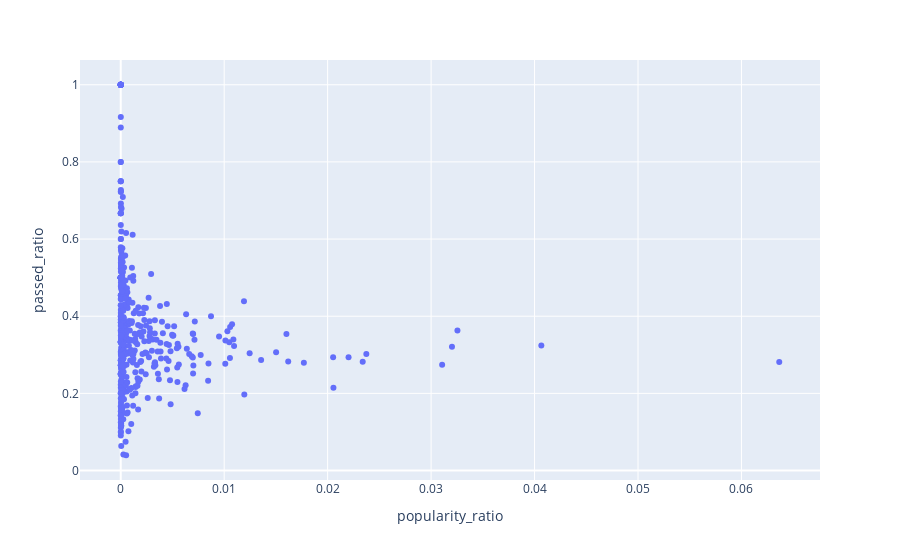

The notebook cell saved with this chart:
### Code cell
px.scatter(r1_3, x="popularity_ratio", y="passed_ratio", hover_name=r1_3.index, hover_data=["passed_ratio", "popularity_ratio", "total"])
# px.scatter(r1_3, x="popularity_ratio", y="passed_ratio", hover_name=r1_3.index, hover_data=["passed_ratio", "popularity_ratio", "total"], color="total", color_continuous_scale=px.colors.sequential.Burgyl_r)

### Figure 1 — Plotly figure (JSON) as saved in the notebook; plotly's stock layout.template omitted (floating-point values rounded to 4 significant figures; data arrays with more than 128 entries replaced by an {"elided": "..."} marker saying what was removed)
{"data": [{"customdata": {"elided": "523x1 float values"}, "hovertemplate": "<b>%{hovertext}</b><br><br>popularity_ratio=%{x}<br>passed_ratio=%{y}<br>total=%{customdata[0]}<extra></extra>", "hovertext": {"elided": "523 str values"}, "legendgroup": "", "marker": {"color": "#636efa", "symbol": "circle"}, "mode": "markers", "name": "", "orientation": "v", "showlegend": false, "x": {"elided": "523 float values"}, "xaxis": "x", "y": {"elided": "523 float values"}, "yaxis": "y", "type": "scatter"}], "layout": {"xaxis": {"anchor": "y", "domain": [0.0, 1.0], "title": {"text": "popularity_ratio"}}, "yaxis": {"anchor": "x", "domain": [0.0, 1.0], "title": {"text": "passed_ratio"}}, "legend": {"tracegroupgap": 0}, "margin": {"t": 60}}}
